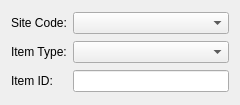
<?xml version="1.0" encoding="UTF-8"?>
<ui version="4.0">
 <class>Form</class>
 <widget class="QWidget" name="Form">
  <property name="geometry">
   <rect>
    <x>0</x>
    <y>0</y>
    <width>240</width>
    <height>105</height>
   </rect>
  </property>
  <property name="windowTitle">
   <string>Form</string>
  </property>
  <layout class="QGridLayout" name="gridLayout">
   <item row="0" column="0">
    <widget class="QLabel" name="siteCodeLabel">
     <property name="text">
      <string>Site Code:</string>
     </property>
    </widget>
   </item>
   <item row="0" column="1">
    <widget class="QComboBox" name="siteCodeCombo"/>
   </item>
   <item row="1" column="0">
    <widget class="QLabel" name="classCodeLabel">
     <property name="text">
      <string>Item Type:</string>
     </property>
    </widget>
   </item>
   <item row="1" column="1">
    <widget class="QComboBox" name="classCodeCombo"/>
   </item>
   <item row="2" column="0">
    <widget class="QLabel" name="itemIdLabel">
     <property name="text">
      <string>Item ID:</string>
     </property>
    </widget>
   </item>
   <item row="2" column="1">
    <widget class="QLineEdit" name="itemIdEdit"/>
   </item>
  </layout>
 </widget>
 <resources/>
 <connections/>
</ui>
